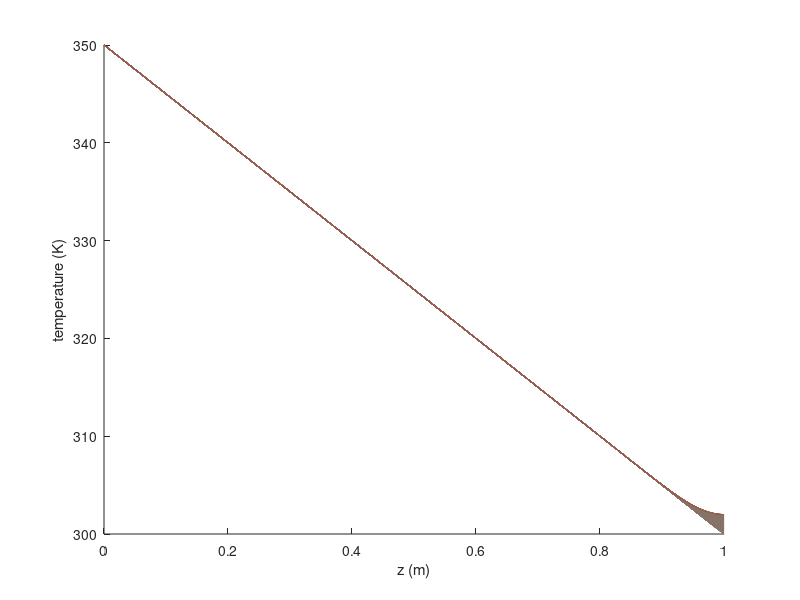
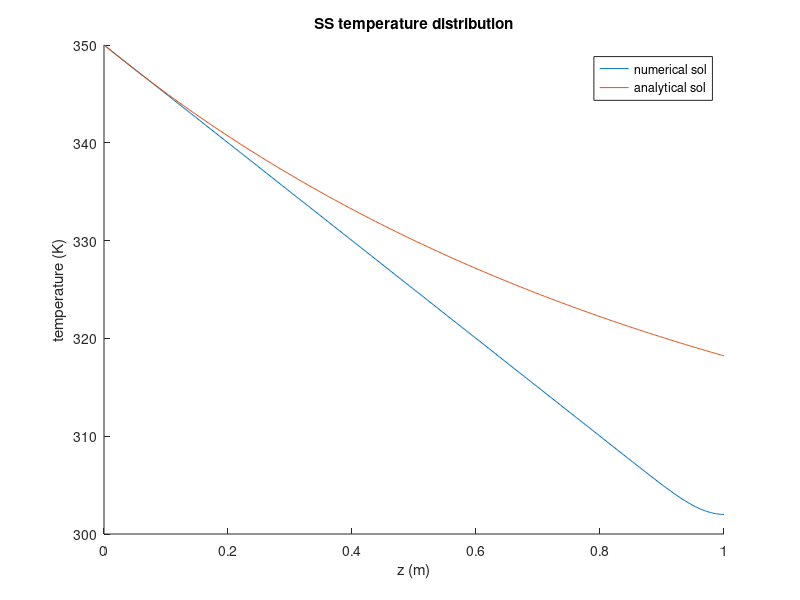

MATLAB code to generate these figures, in order:
% takes in an initial temperature distribution and iteratively solves for the SS temp distribution
% taking into account convection and conduction.

% of a cylindical fin

%9/18/17 - code does NOT converge even when the analytical solution is put
%as the inital guess. For smaller dz, the code thinks that it has converged
%but it doesn't really change much from the original guess...

close all;

L = 1;
dz = L/500;
z = 0:dz:L;

maxIterations = 500;
convError = 0.00001; %end when interations change by less than 1%

h = 81.4; %W/m^2/k
k = 1.4e3; %W/k
r = 1e-2;
peri = 2*pi*r; %perimeter of fiber
Ac = pi*r^2; %cross sectional area of fiber
m = sqrt(h*peri/k/Ac);
T1 = 350;
RT = 300; %K - Room Temperature

initialTemp = -z*(T1-RT)/L+T1;

nextTemp = zeros(size(initialTemp));

iteration = 1;

while iteration <= maxIterations
 nextTemp(1) = T1;
 ai = 2;
 bi = 1;
 ci = 1;
 di = dz^2/k*h*(initialTemp-RT);
 %di = zeros(1,302);
 for i = 2:length(z)-1
     %di(i) = dz^2/k*h*(nextTemp(i-1)-RT);
     nextTemp(i) = (bi*initialTemp(i+1)+ci*nextTemp(i-1)+di(i))/ai;
 end
 aN = 1;
 cN = 1/(1+h*dz/k);
 dN = dz/k*h*RT/(1+h*dz/k);
 nextTemp(end) = (cN*initialTemp(end-1)+dN)/aN;
 
 
 %%check boundary conditions
 if sum(abs(initialTemp-nextTemp)./initialTemp > convError) == 0 
     break
 end
 
 figure(1)
 hold on
 plot(z,initialTemp);
 xlabel('z (m)');
 ylabel('temperature (K)');
 
 initialTemp = nextTemp;
 
 iteration = iteration + 1;

end

solTemp = (cosh(m*L-z)+h/m/k*sinh(m*(L-z)))/(cosh(m*L)+h/m/k*sinh(m*L))*(T1-RT)+RT;

figure(2)
hold on
plot(z,nextTemp);
plot(z,solTemp);
xlabel('z (m)');
ylabel('temperature (K)');
title('SS temperature distribution');
legend('numerical sol','analytical sol');

